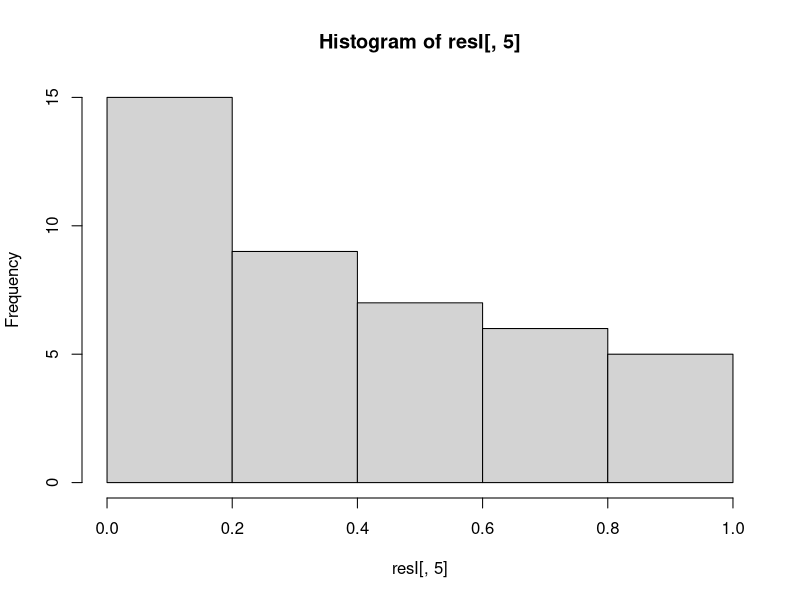

Here is the R script that generated this plot: (Note: this script raises an error after producing the figure.)
library(spdep)


### Name: localmoran
### Title: Local Moran's I statistic
### Aliases: localmoran
### Keywords: spatial

### ** Examples

data(afcon, package="spData")
oid <- order(afcon$id)
resI <- localmoran(afcon$totcon, nb2listw(paper.nb))
printCoefmat(data.frame(resI[oid,], row.names=afcon$name[oid]),
 check.names=FALSE)
hist(resI[,5])
mean(resI[,1])
sum(resI[,1])/Szero(nb2listw(paper.nb))
moran.test(afcon$totcon, nb2listw(paper.nb))
# note equality for mean() only when the sum of weights equals
# the number of observations (thanks to Juergen Symanzik)
resI <- localmoran(afcon$totcon, nb2listw(paper.nb),
 p.adjust.method="bonferroni")
printCoefmat(data.frame(resI[oid,], row.names=afcon$name[oid]),
 check.names=FALSE)
hist(resI[,5])
totcon <-afcon$totcon
is.na(totcon) <- sample(1:length(totcon), 5)
totcon
resI.na <- localmoran(totcon, nb2listw(paper.nb), na.action=na.exclude,
 zero.policy=TRUE)
if (class(attr(resI.na, "na.action")) == "exclude") {
 print(data.frame(resI.na[oid,], row.names=afcon$name[oid]), digits=2)
} else print(resI.na, digits=2)
resG <- localG(afcon$totcon, nb2listw(include.self(paper.nb)))
print(data.frame(resG[oid], row.names=afcon$name[oid]), digits=2)
